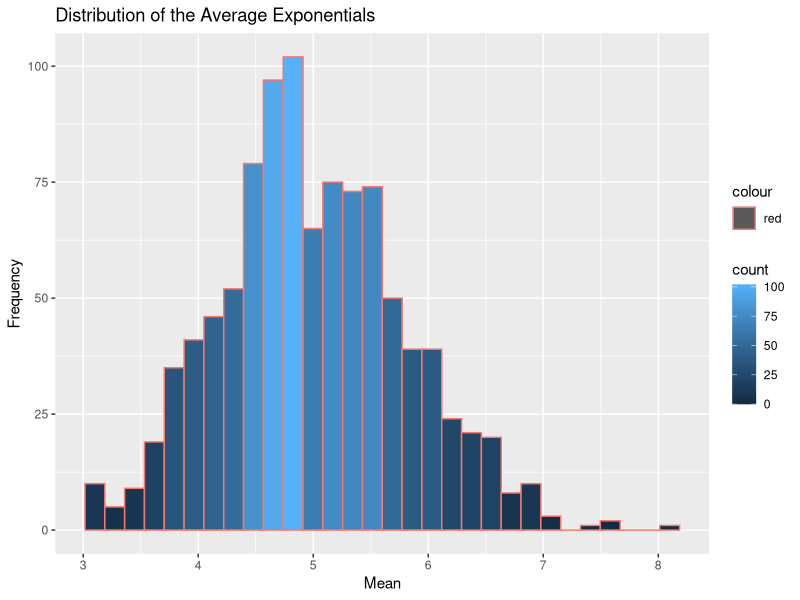
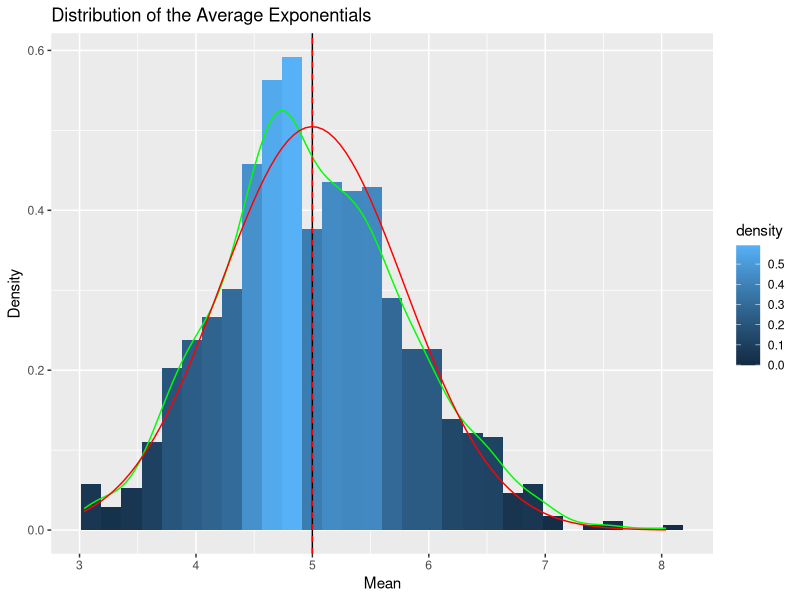

Write the R code that produced these figures, in order.
## ---- chunk 1
##Set the efficient of Lambda
set.seed(100)
lambda <- 0.2
n <- 40
simulations <- data.frame(x=replicate(1000,rexp(n,lambda)))
simulations_mean <- data.frame(x=apply(simulations,2,mean))

library(ggplot2)
h <- ggplot(simulations_mean,aes(x=x))+
        geom_histogram(aes(y=..count..,fill=..count..,color="red"))
h+labs(title = "Distribution of the Average Exponentials",y="Frequency",x="Mean")
## ---- chunk 2
sample_mean <- mean(simulations_mean$x)
theory_mean <- 1/lambda
sample_mean
theory_mean
Difference_mean <- sample_mean-theory_mean
Difference_mean
## ---- chunk 3
sample_variance <- var(simulations_mean$x)
theory_variance <- ((1/lambda)^2)/n
sample_variance
theory_variance
Difference_variance <- sample_variance-theory_variance
Difference_variance
## ---- chunk 4
histogram_dist <- ggplot(simulations_mean,aes(x=x))+
        geom_histogram(aes(y=..density..,fill=..density..))+labs(title = "Distribution of the Average Exponentials",y="Density",x="Mean")+geom_vline(xintercept = sample_mean,col="black")+ geom_density(colour="green")+ geom_vline(xintercept=theory_mean, colour="red", linetype="dashed") 
histogram_dist+stat_function(fun=dnorm,args=list( mean=1/lambda, sd=sqrt(theory_variance)),
              color = "red") 

